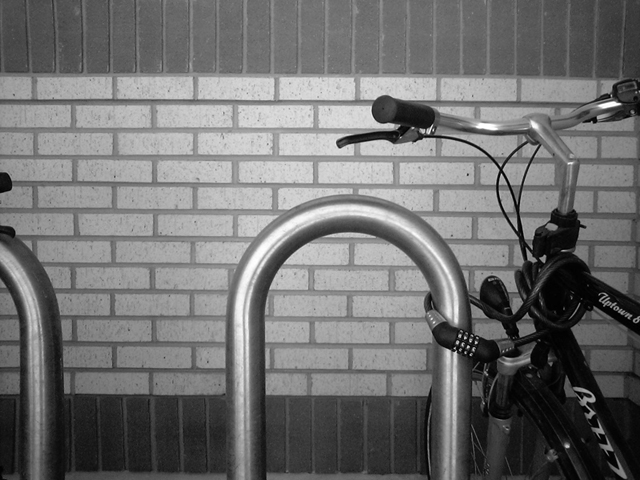
#> input picture Self Experiments/Bikesgray.jpg, 640 x 480 px
$ python selfTest_1.py
#> lines starting #> are read from the running program, lines starting #| are printed output that depends on the picture
__author__ = 'Suvojit Manna'

#  Write a program to enhance the image using Sobel Operator.

import cv2
import numpy as np
from matplotlib import pyplot as plt

image = cv2.imread("Bikesgray.jpg", cv2.COLOR_BGR2GRAY)
#> image is the input picture: shape (480, 640); min 0, max 255, mean 112.2
cv2.imshow("Input", image)

# Sobel Operators
kernelV = np.array([[-1, -2, -1],
                   [0, 0, 0],
                   [1, 2, 1]])
kernelH = np.array([[-1, 0, 1],
                   [-2, 0, 2],
                   [-1, 0, 1]])

image1 = cv2.filter2D(image, -1, kernelV)
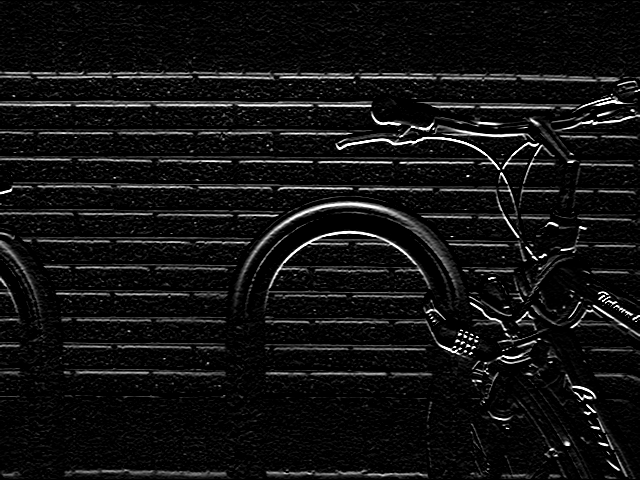
#> image1: shape (480, 640); min 0, max 255, mean 17.9
image2 = cv2.filter2D(image, -1, kernelH)
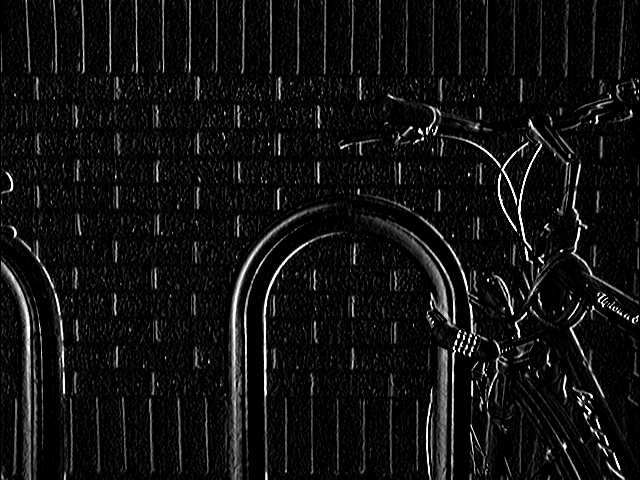
#> image2: shape (480, 640); min 0, max 255, mean 16.9
image1 = image1.astype(np.uint64)
image2 = image2.astype(np.uint64)
image = np.sqrt(np.power(image1,2) + np.power(image2,2))
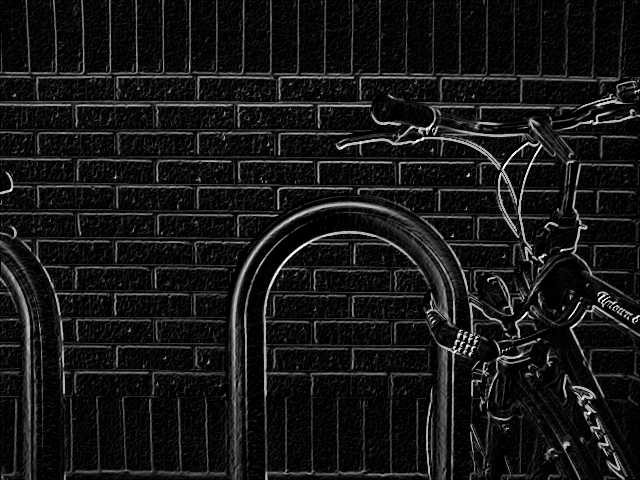
#> image: shape (480, 640) float64; min 0, max 360.6, mean 32.2; drawn with min black and max white
image = image.astype(np.uint8)
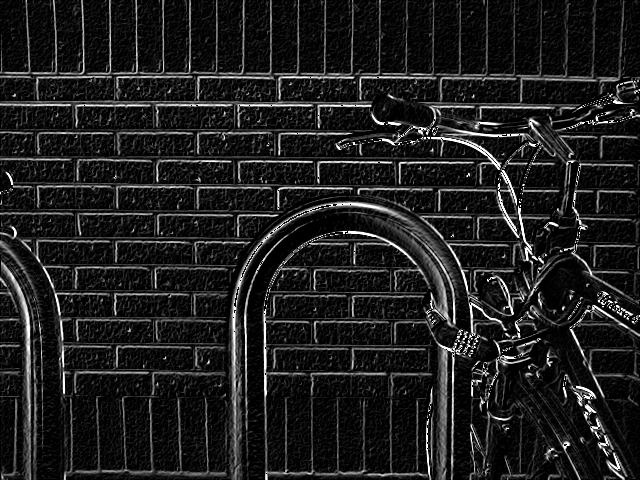
#> image: shape (480, 640); min 0, max 255, mean 30.8
cv2.imshow("Output : Sobel Ops", image)
cv2.waitKey(0)
